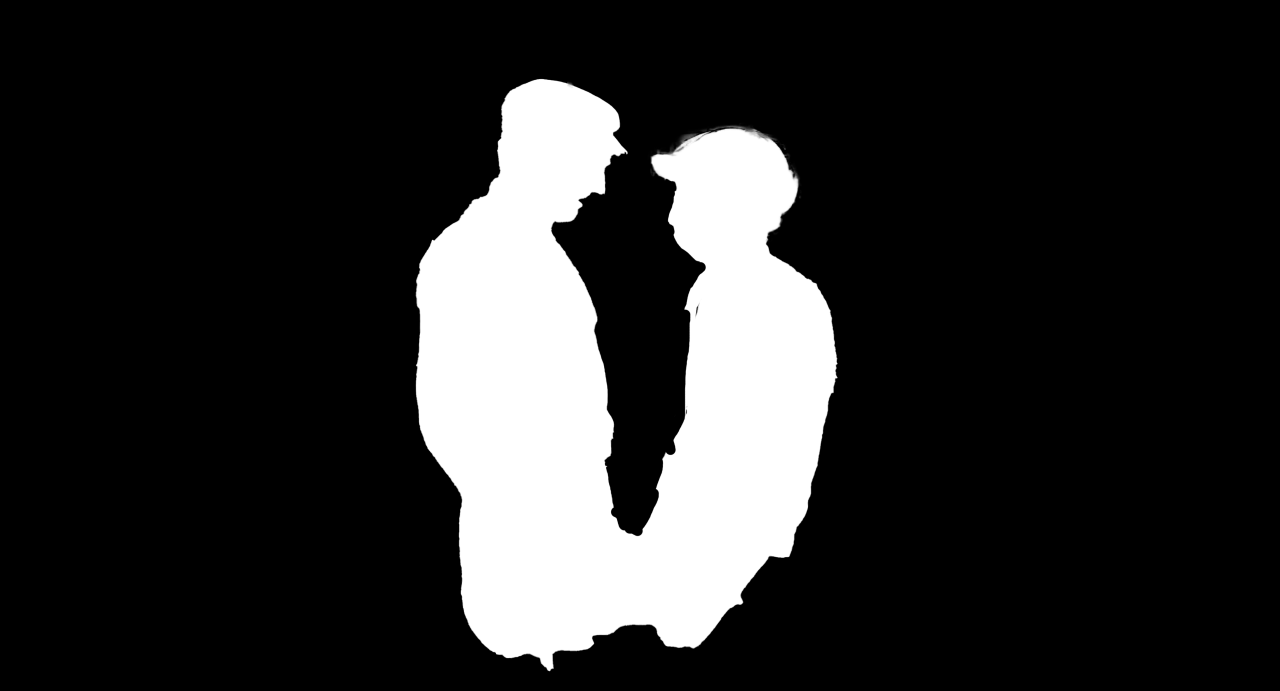
#> input picture in-Context-Matting/datasets/ICM57/alpha/frame_0001.png, 3840 x 2072 px, found by its file name (shown at 1/3 size); its folder holds only this picture in this run
$ python gen_trimap.py   (older library calls are emulated)
#> lines starting #> are read from the running program, lines starting #| are printed output that depends on the picture; after the words box and inside, x2 and y2 are one past the last pixel; in counts of white or black regions, pixels touching at a corner belong together
#> further down, alpha_image is the input picture: shape (2072, 3840); min 0, max 255, mean 43.9
### in-Context-Matting/icm/data/data_generator.py
import cv2
import os
import math
import numbers
import random
import logging
import numpy as np

import torch
from torch.utils.data import Dataset
from torch.nn import functional as F
from torchvision import transforms

from icm.util import instantiate_from_config
from icm.data.image_file import get_dir_ext
# one-hot or class, choice: [3, 1]
TRIMAP_CHANNEL = 1

RANDOM_INTERP = True

CUTMASK_PROB = 0

interp_list = [cv2.INTER_NEAREST, cv2.INTER_LINEAR,
               cv2.INTER_CUBIC, cv2.INTER_LANCZOS4]


def maybe_random_interp(cv2_interp):
    if RANDOM_INTERP:
        return np.random.choice(interp_list)
    else:
        return cv2_interp


class ToTensor(object):
    """
    Convert ndarrays in sample to Tensors with normalization.
    """

    # [61 lines left out: functions __init__, __call__, not called in this run]


class RandomAffine(object):
    """
    Random affine translation
    """

    # [142 lines left out: functions __init__, get_params, __call__, _get_inverse_affine_matrix, not called in this run]


class RandomJitter(object):
    """
    Random change the hue of the image
    """

    # [35 lines left out: function __call__, not called in this run]


class RandomHorizontalFlip(object):
    """
    Random flip image and label horizontally
    """

    def __init__(self, prob=0.5):
        self.prob = prob

    # [8 lines left out: function __call__, not called in this run]


class RandomCrop(object):
    """
    Crop randomly the image in a sample, retain the center 1/4 images, and resize to 'output_size'

    :param output_size (tuple or int): Desired output size. If int, square crop
            is made.
    """

    # [73 lines left out: functions __init__, __call__, not called in this run]


class CropResize(object):
    # crop the image to square, and resize to target size
    # [53 lines left out: functions __init__, __call__, not called in this run]


class OriginScale(object):
    # [23 lines left out: function __call__, not called in this run]


class GenMask(object):
    def __init__(self):
        self.erosion_kernels = [None] + [cv2.getStructuringElement(
            cv2.MORPH_ELLIPSE, (size, size)) for size in range(1, 30)]

    def __call__(self, sample):
        alpha_ori = sample['alpha']
        h, w = alpha_ori.shape
#> h = 2072; w = 3840

        max_kernel_size = 30
        alpha = cv2.resize(alpha_ori, (640, 640),
                           interpolation=maybe_random_interp(cv2.INTER_NEAREST))
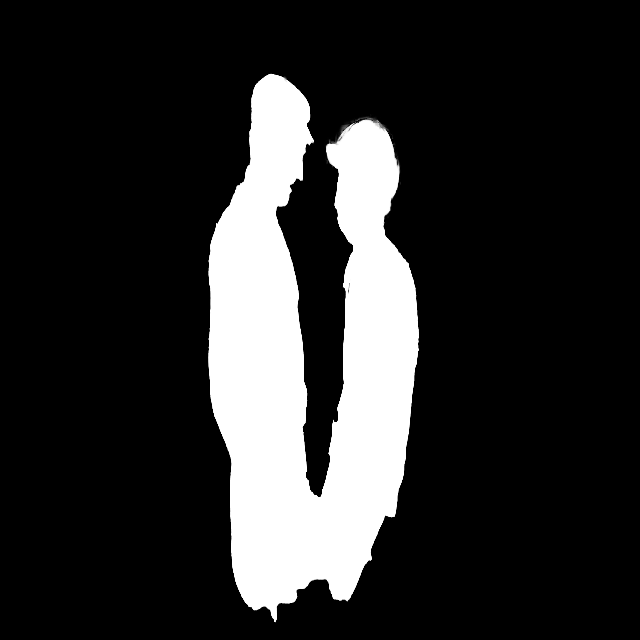
#> alpha: shape (640, 640); min 0, max 255, mean 43.9

        # generate trimap
        fg_mask = (alpha + 1e-5).astype(np.int).astype(np.uint8)
        bg_mask = (1 - alpha + 1e-5).astype(np.int).astype(np.uint8)
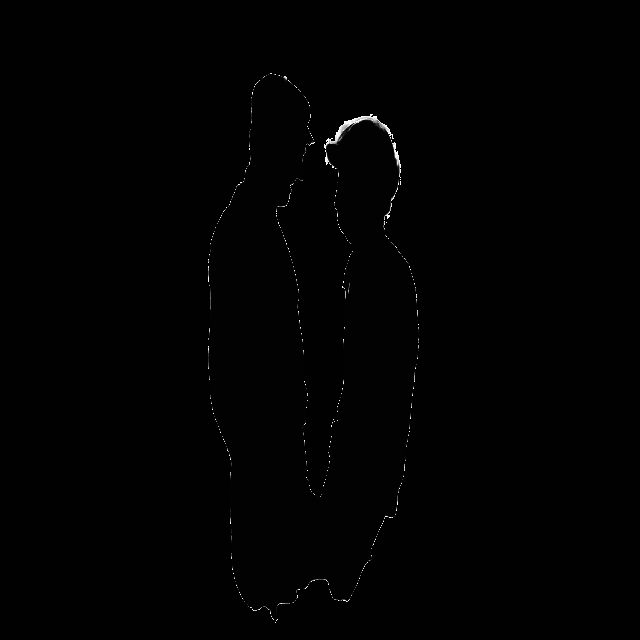
#> bg_mask: shape (640, 640); min 0, max 255, mean 1.8
        fg_mask = cv2.erode(
            fg_mask, self.erosion_kernels[np.random.randint(1, max_kernel_size)])
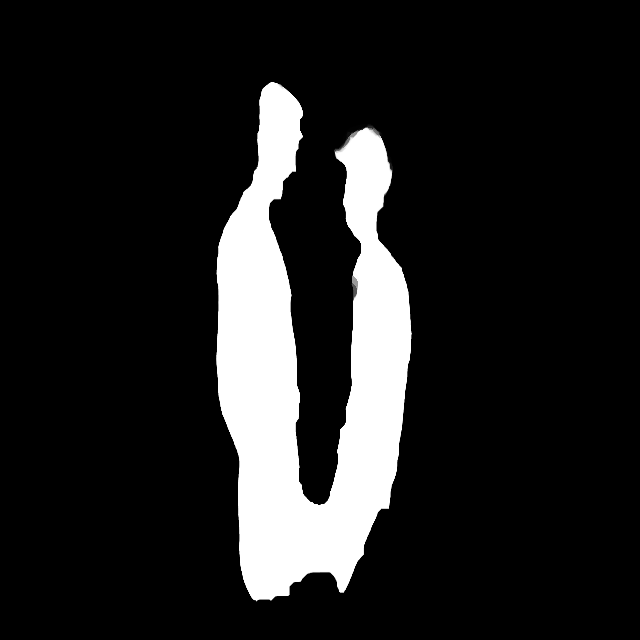
#> fg_mask: shape (640, 640); min 0, max 255, mean 33.5
        bg_mask = cv2.erode(
            bg_mask, self.erosion_kernels[np.random.randint(1, max_kernel_size)])
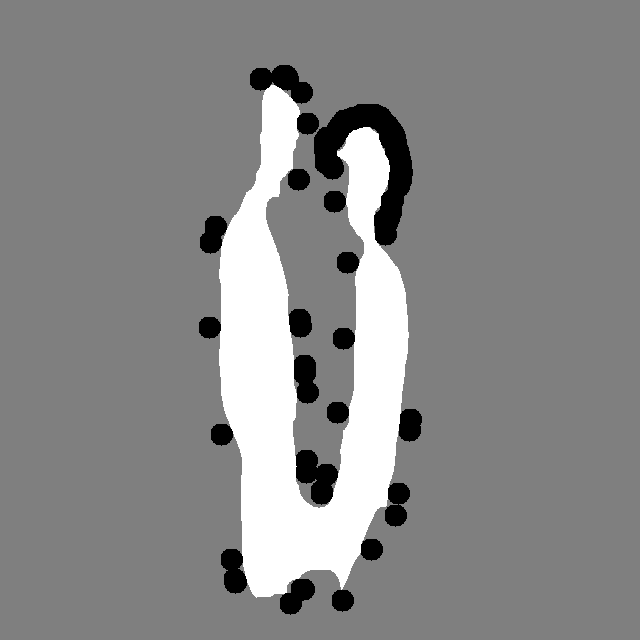
#> bg_mask: shape (640, 640); min 0, max 2, mean 1.08; drawn with min black and max white

        fg_width = np.random.randint(1, 30)
        bg_width = np.random.randint(1, 30)
        fg_mask = (alpha + 1e-5).astype(np.int).astype(np.uint8)
        bg_mask = (1 - alpha + 1e-5).astype(np.int).astype(np.uint8)
        fg_mask = cv2.erode(fg_mask, self.erosion_kernels[fg_width])
        bg_mask = cv2.erode(bg_mask, self.erosion_kernels[bg_width])

        trimap = np.ones_like(alpha) * 128
        trimap[fg_mask == 1] = 255
        trimap[bg_mask == 1] = 0

        trimap = cv2.resize(trimap, (w, h), interpolation=cv2.INTER_NEAREST)
        sample['trimap'] = trimap

        # generate mask
        low = 0.01
        high = 1.0
        thres = random.random() * (high - low) + low
        seg_mask = (alpha >= thres).astype(np.int).astype(np.uint8)
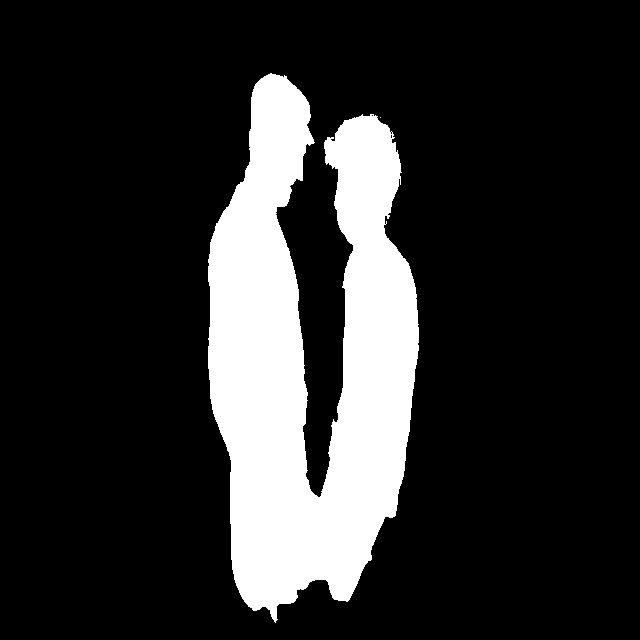
#> seg_mask: shape (640, 640); values 0 (black) and 1 (white), 17.5% white; 2 white regions (1 under 20 px), largest, box (x1, y1, x2, y2) and area: (208, 73, 419, 623) 71699
        random_num = random.randint(0, 3)
        if random_num == 0:
            seg_mask = cv2.erode(
                seg_mask, self.erosion_kernels[np.random.randint(1, max_kernel_size)])
        elif random_num == 1:
            seg_mask = cv2.dilate(
                seg_mask, self.erosion_kernels[np.random.randint(1, max_kernel_size)])
        elif random_num == 2:
            seg_mask = cv2.erode(
                seg_mask, self.erosion_kernels[np.random.randint(1, max_kernel_size)])
            seg_mask = cv2.dilate(
                seg_mask, self.erosion_kernels[np.random.randint(1, max_kernel_size)])
        elif random_num == 3:
            seg_mask = cv2.dilate(
                seg_mask, self.erosion_kernels[np.random.randint(1, max_kernel_size)])
#> seg_mask: shape (640, 640); values 0 (black) and 1 (white), 24.8% white; 1 white region, box (x1, y1, x2, y2) and area: (195, 60, 433, 637) 101661
            seg_mask = cv2.erode(
                seg_mask, self.erosion_kernels[np.random.randint(1, max_kernel_size)])
#> seg_mask: shape (640, 640); values 0 (black) and 1 (white), 24% white; 1 white region, box (x1, y1, x2, y2) and area: (197, 62, 432, 635) 98416

        seg_mask = cv2.resize(
            seg_mask, (w, h), interpolation=cv2.INTER_NEAREST)
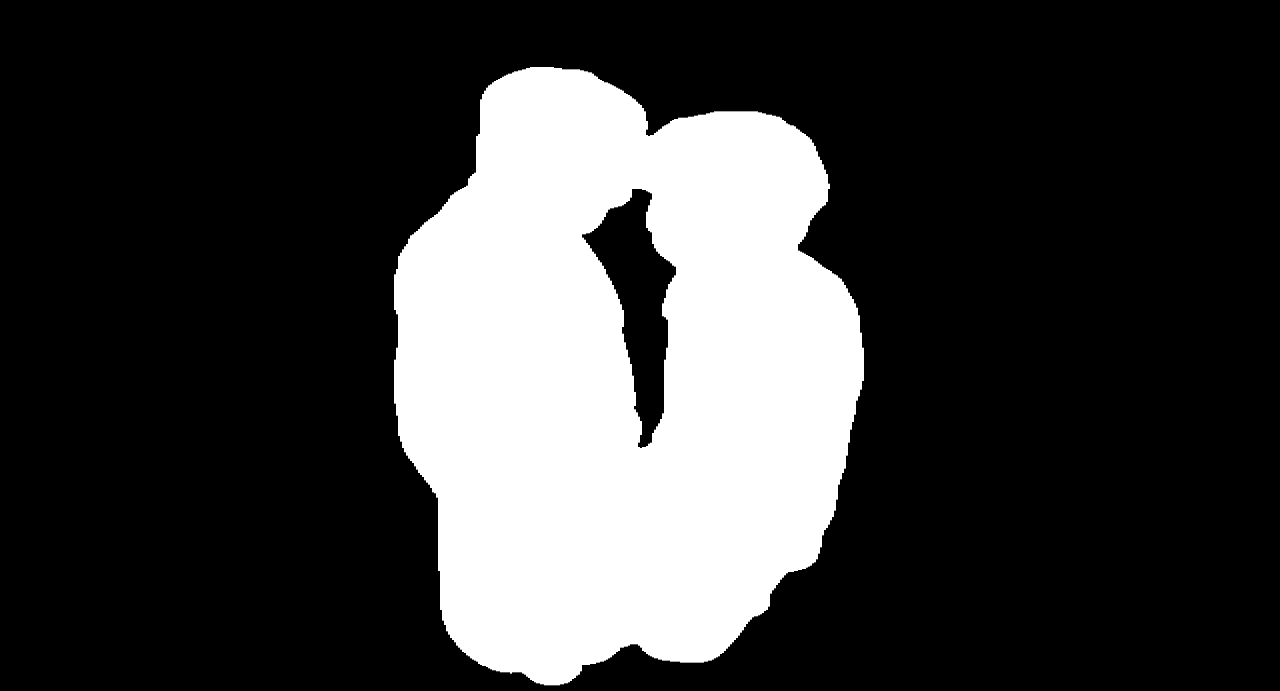
#> seg_mask: shape (2072, 3840) (shown at 1/3 size); values 0 (black) and 1 (white), 24% white; 1 white region, box (x1, y1, x2, y2) and area: (1182, 201, 2592, 2056) 1911696
        sample['mask'] = seg_mask

        return sample


class Composite(object):
    # [12 lines left out: function __call__, not called in this run]


class CutMask(object):
    def __init__(self, perturb_prob=0):
        self.perturb_prob = perturb_prob

    # [18 lines left out: function __call__, not called in this run]


class DataGenerator(Dataset):
    # [103 lines left out: functions __init__, __getitem__, _composite_fg, __len__, not called in this run]


class MultiDataGeneratorDoubleSet(Dataset):
    # divide a dataset into train set and validation set
    # [52 lines left out: functions __init__, __getitem__, not called in this run]

    def __len__(self):
        return len(self.alpha)

    # [16 lines left out: function get_dataset_name, not called in this run]

class ContextDataset(Dataset):
    # divide a dataset into train set and validation set
    # [61 lines left out: functions __init__, __getitem__, not called in this run]

    def __len__(self):
        return len(self.dataset)

    # [38 lines left out: functions get_sample, get_sample_example, not called in this run]

class InContextDataset(Dataset):
    # divide a dataset into train set and validation set
    # [94 lines left out: functions __init__, __getitem__, not called in this run]

    def __len__(self):
        return len(self.dataset)

    # [45 lines left out: function get_sample, not called in this run]

### in-Context-Matting/gen_trimap.py
import os
import cv2
import numpy as np
from icm.data.data_generator import GenMask

# 初始化 GenMask 类
gen_mask = GenMask()

# 设置存储 alpha 图像文件夹的路径
alpha_folder = 'D:/in-context-matting-main/alpha'

# 设置用于保存 trimap 的文件夹路径
trimap_folder = 'D:/in-context-matting-main/trimap'

# 确保保存 trimap 的文件夹存在
os.makedirs(trimap_folder, exist_ok=True)

# 遍历 alpha 图像文件夹中的每个文件
for filename in os.listdir(alpha_folder):
    if filename.endswith('.png'):
        # 读取 alpha 图像
        alpha_path = os.path.join(alpha_folder, filename)
        alpha_image = cv2.imread(alpha_path, cv2.IMREAD_GRAYSCALE)

        # 生成 trimap
        sample = {'alpha': alpha_image}
        sample_with_trimap = gen_mask(sample)
#> sample_with_trimap = 3 items
        trimap_image = sample_with_trimap['trimap']
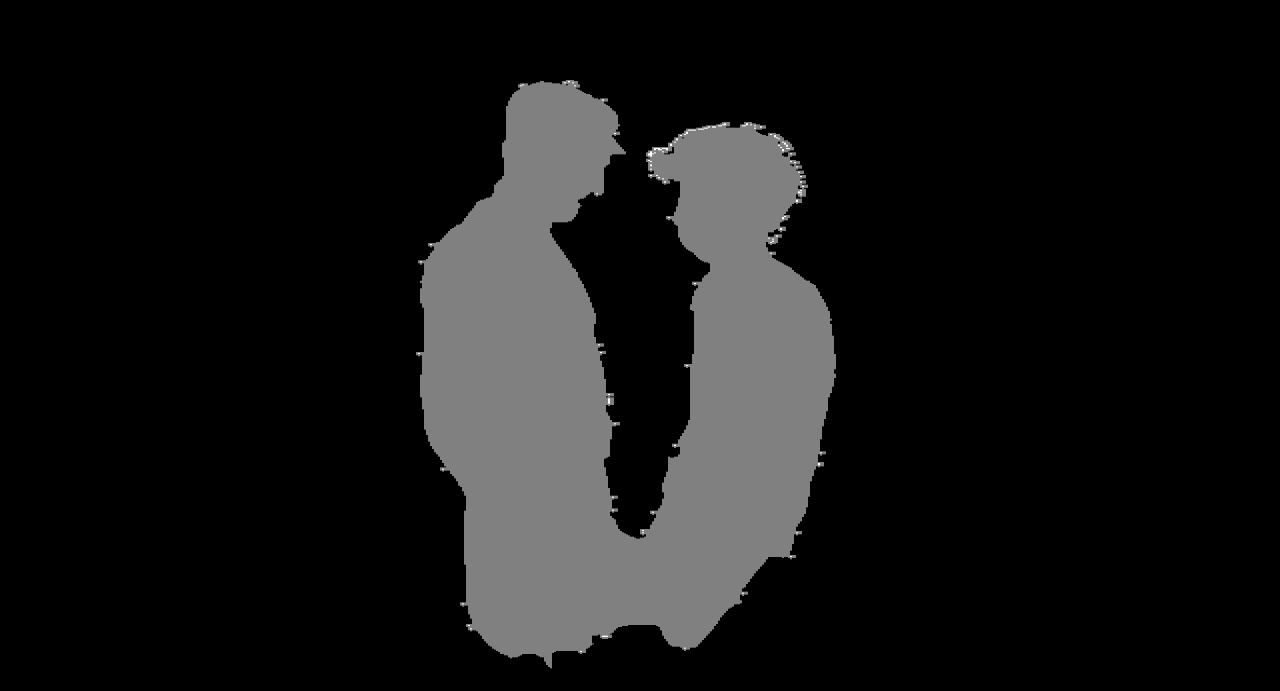
#> trimap_image: shape (2072, 3840) (shown at 1/3 size); min 0, max 255, mean 21.7

        # 保存 trimap 图像
        trimap_filename = os.path.splitext(filename)[0] + '.png'
        trimap_path = os.path.join(trimap_folder, trimap_filename)
        cv2.imwrite(trimap_path, trimap_image)

        print(f"Generated trimap for {filename} and saved to {trimap_path}")

$ run again, on in-Context-Matting/datasets/ICM57/alpha/frame_0005.png
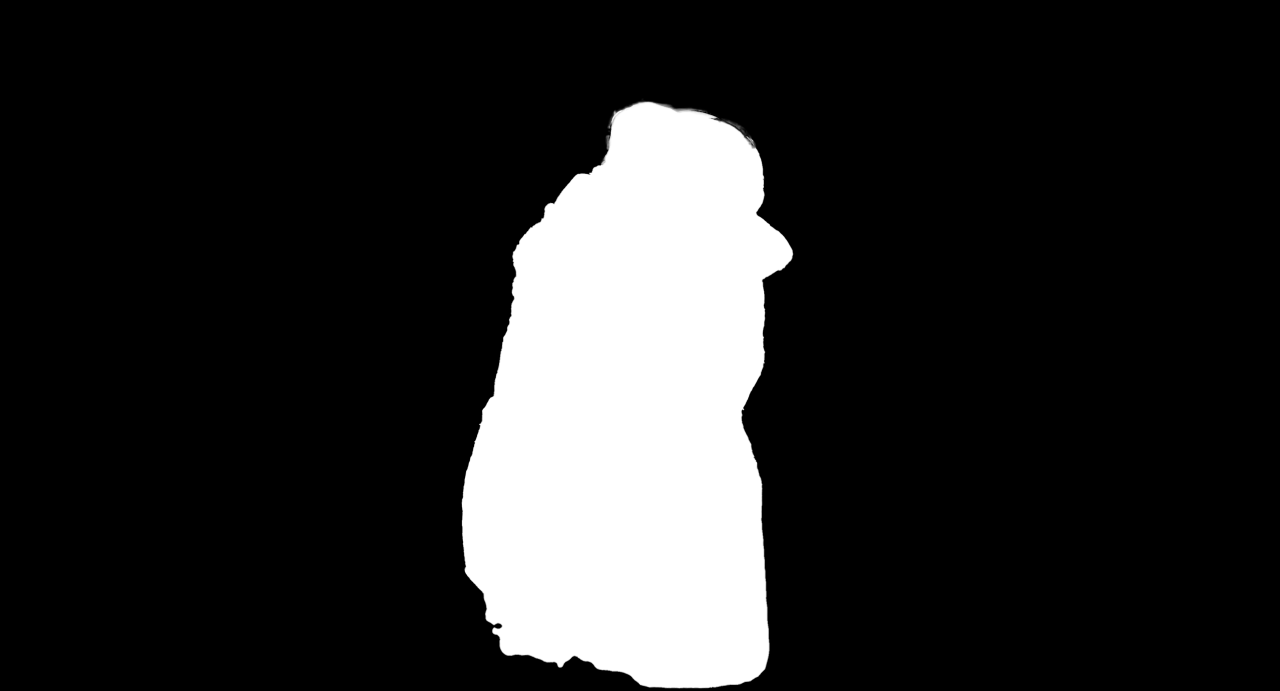
#> input picture in-Context-Matting/datasets/ICM57/alpha/frame_0005.png, 3840 x 2072 px, found by its file name (shown at 1/3 size)
#> alpha_image is the input picture: shape (2072, 3840); min 0, max 255, mean 41.2
#> in __call__, `seg_mask = (alpha >= thres).astype(np.int).astype(np.uint8)`:
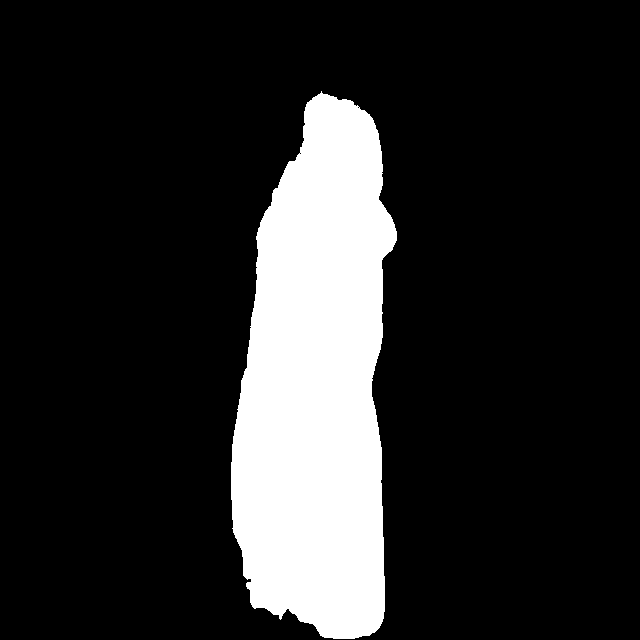
#> seg_mask: shape (640, 640); values 0 (black) and 1 (white), 16.3% white; 1 white region, box (x1, y1, x2, y2) and area: (231, 91, 397, 639) 66919
#> sample_with_trimap = 3 items
#> `trimap_image = sample_with_trimap['trimap']`:
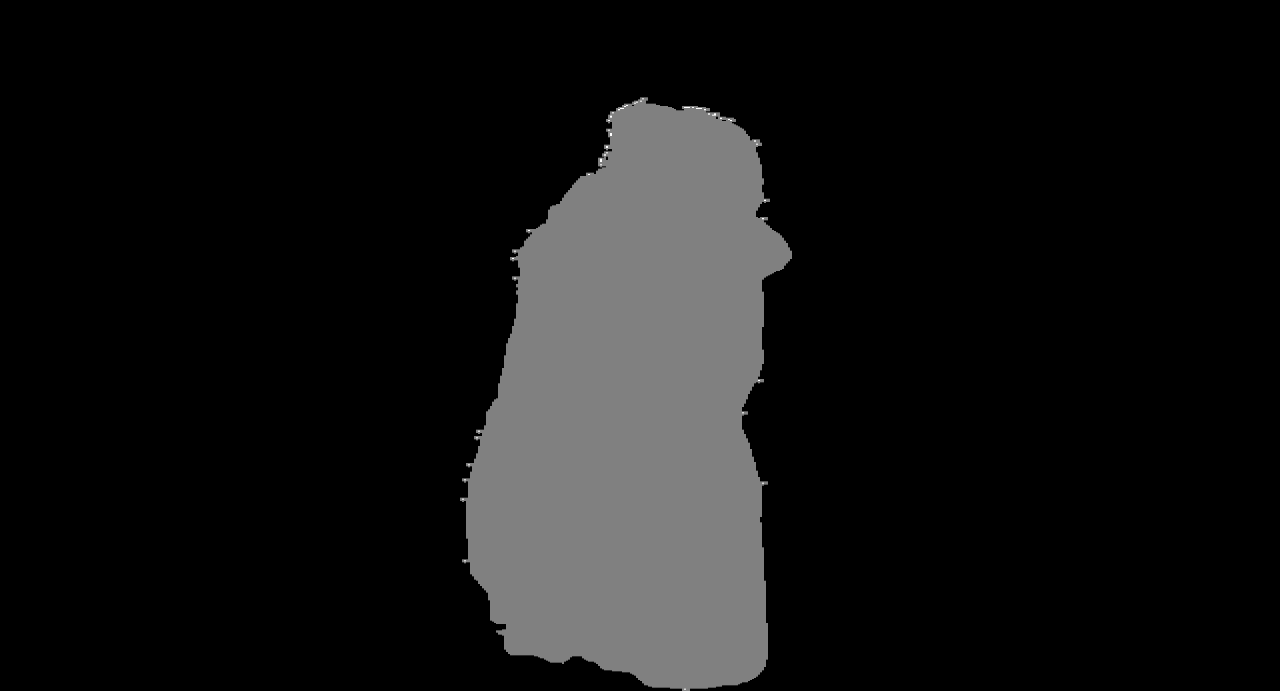
#> trimap_image: shape (2072, 3840) (shown at 1/3 size); min 0, max 255, mean 20.4
